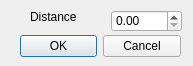
<?xml version="1.0" encoding="UTF-8"?>
<ui version="4.0">
 <class>Dialog</class>
 <widget class="QDialog" name="Dialog">
  <property name="geometry">
   <rect>
    <x>0</x>
    <y>0</y>
    <width>193</width>
    <height>66</height>
   </rect>
  </property>
  <property name="windowTitle">
   <string>Distance</string>
  </property>
  <widget class="QDialogButtonBox" name="buttonBox">
   <property name="geometry">
    <rect>
     <x>20</x>
     <y>30</y>
     <width>161</width>
     <height>32</height>
    </rect>
   </property>
   <property name="orientation">
    <enum>Qt::Horizontal</enum>
   </property>
   <property name="standardButtons">
    <set>QDialogButtonBox::Cancel|QDialogButtonBox::Ok</set>
   </property>
  </widget>
  <widget class="QLabel" name="lbl_Distance">
   <property name="geometry">
    <rect>
     <x>30</x>
     <y>10</y>
     <width>46</width>
     <height>13</height>
    </rect>
   </property>
   <property name="text">
    <string>Distance:</string>
   </property>
  </widget>
  <widget class="QDoubleSpinBox" name="le_Distance">
   <property name="geometry">
    <rect>
     <x>111</x>
     <y>10</y>
     <width>71</width>
     <height>22</height>
    </rect>
   </property>
  </widget>
 </widget>
 <resources/>
 <connections>
  <connection>
   <sender>buttonBox</sender>
   <signal>accepted()</signal>
   <receiver>Dialog</receiver>
   <slot>accept()</slot>
   <hints>
    <hint type="sourcelabel">
     <x>248</x>
     <y>254</y>
    </hint>
    <hint type="destinationlabel">
     <x>157</x>
     <y>274</y>
    </hint>
   </hints>
  </connection>
  <connection>
   <sender>buttonBox</sender>
   <signal>rejected()</signal>
   <receiver>Dialog</receiver>
   <slot>reject()</slot>
   <hints>
    <hint type="sourcelabel">
     <x>316</x>
     <y>260</y>
    </hint>
    <hint type="destinationlabel">
     <x>286</x>
     <y>274</y>
    </hint>
   </hints>
  </connection>
 </connections>
</ui>
